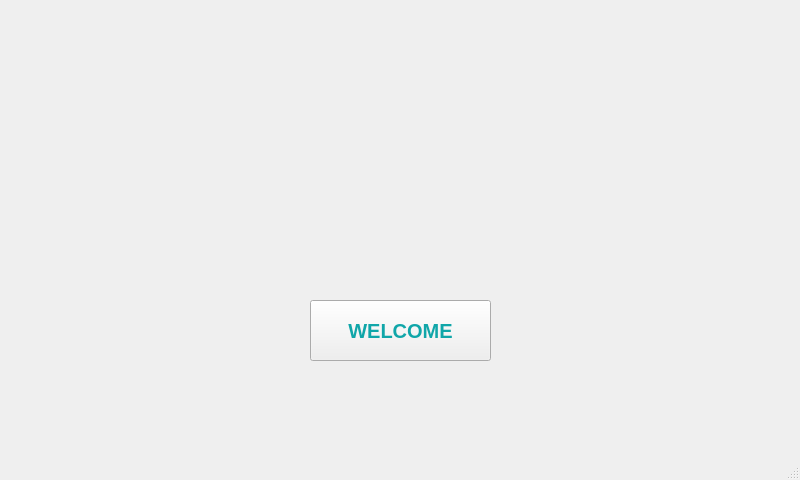
<?xml version="1.0" encoding="UTF-8"?>
<ui version="4.0">
 <class>MainWindow</class>
 <widget class="QMainWindow" name="MainWindow">
  <property name="geometry">
   <rect>
    <x>0</x>
    <y>0</y>
    <width>800</width>
    <height>480</height>
   </rect>
  </property>
  <property name="windowTitle">
   <string>MainWindow</string>
  </property>
  <widget class="QWidget" name="centralwidget">
   <widget class="QFrame" name="frame">
    <property name="geometry">
     <rect>
      <x>0</x>
      <y>0</y>
      <width>800</width>
      <height>480</height>
     </rect>
    </property>
    <property name="layoutDirection">
     <enum>Qt::RightToLeft</enum>
    </property>
    <property name="styleSheet">
     <string notr="true">image: url(:/Image/WelcomeBackground.png);
image: url(:/Images/WelcomeBackground.png);</string>
    </property>
    <property name="frameShape">
     <enum>QFrame::NoFrame</enum>
    </property>
    <property name="frameShadow">
     <enum>QFrame::Raised</enum>
    </property>
    <widget class="QPushButton" name="pushButton">
     <property name="geometry">
      <rect>
       <x>310</x>
       <y>300</y>
       <width>181</width>
       <height>61</height>
      </rect>
     </property>
     <property name="font">
      <font>
       <pointsize>15</pointsize>
       <weight>75</weight>
       <bold>true</bold>
      </font>
     </property>
     <property name="styleSheet">
      <string notr="true">color: rgb(16, 166, 169);</string>
     </property>
     <property name="text">
      <string>WELCOME</string>
     </property>
    </widget>
   </widget>
  </widget>
  <widget class="QMenuBar" name="menubar">
   <property name="geometry">
    <rect>
     <x>0</x>
     <y>0</y>
     <width>800</width>
     <height>26</height>
    </rect>
   </property>
  </widget>
  <widget class="QStatusBar" name="statusbar"/>
 </widget>
 <resources>
  <include location="BG_Image.qrc"/>
  <include location="WelcomButton.qrc"/>
 </resources>
 <connections/>
</ui>
